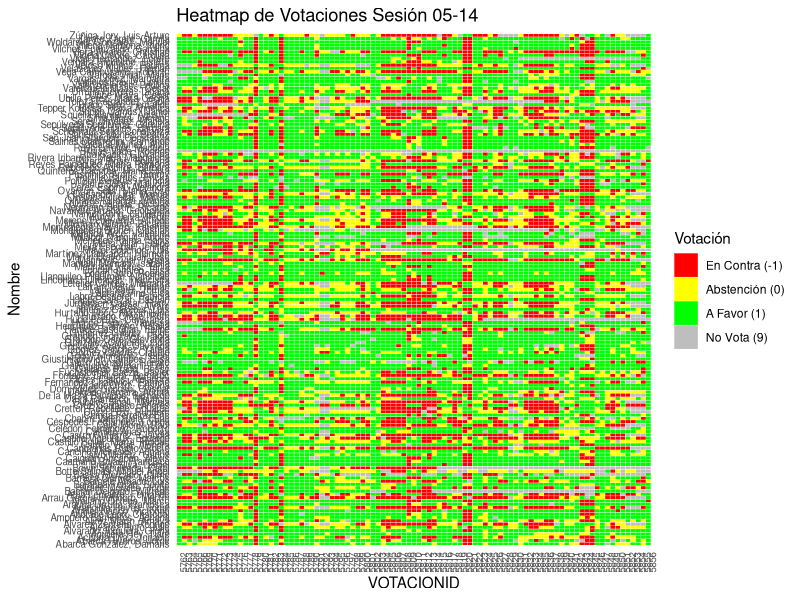
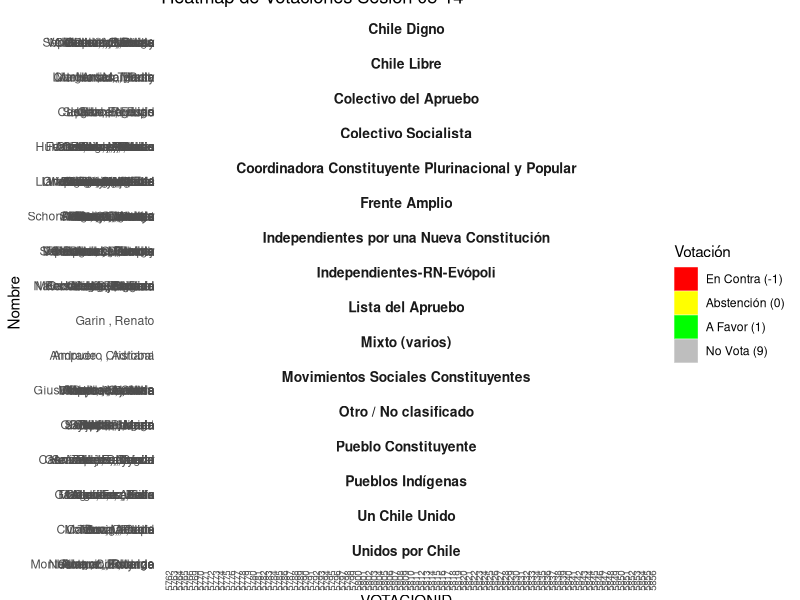

Source code (R) for these figures, in order:
#install.packages('dplyr')
#install.packages('readxl')
#install.packages('tidyr')
#install.packages('ggplot2')

# Load necessary libraries
library(readxl)
library(dplyr)

# Read the Excel file
#data <- read_excel('Comisión/25_sistema_politico.xls', col_names = FALSE)
data <- read_excel('Pleno/sesion_103.xls', col_names = FALSE)

# Identify rows where the first column contains "VOTACIONID"
start_indices <- which(data[[1]] == "VOTACIONID")

# Create a list to store blocks of data
blocks <- list()

# Loop through the start indices to separate the blocks
for (i in seq_along(start_indices)) {
  start_idx <- start_indices[i]
  end_idx <- ifelse(i < length(start_indices), start_indices[i + 1] - 1, nrow(data))
  
  # Extract the block and store it in the list
  block <- data[start_idx:end_idx, ]
  blocks[[i]] <- block
}

# Check the number of blocks created
length(blocks)

# Optional:
str(blocks)
str(blocks[[1]])


#------------------------------------------------------------------------------

# Load necessary libraries
library(dplyr)
library(ggplot2)

# Initialize an empty list to store processed data
votaciones_data <- list()

# Iterate over each block in the 'blocks' object
for (i in seq_along(blocks)) {
  block <- blocks[[i]]
  
  # Extract VOTACIONID and FECHA from the block
  votacion_id <- block[2, 1][[1]]  # VOTACIONID is in row 2, column 1
  fecha_raw <- block[2, 3][[1]]    # FECHA is in row 2, column 4
  
  # Extract only the date portion from FECHA
  fecha <- format(as.Date(substr(fecha_raw, 1, 10), format = "%d-%m-%Y"), "%m-%d")
  
  # Extract voting data starting from row 4 onwards
  voting_data <- block[-c(1:3), ]  # Remove metadata and header rows
  
  # Assign proper column names based on the structure
  colnames(voting_data) <- c("NA1","NOMBRE", "VOTACION", "NA2", "NA3", "NA4", "NA5", "NA6", "NA7")
  
  # Select relevant columns: NOMBRE and VOTACION
  temp_data <- voting_data %>%
    select(NOMBRE, VOTACION) %>%
    mutate(
      VOTACIONID = votacion_id,
      FECHA = fecha,
      VOTACION = case_when(
        VOTACION == "AFIRMATIVO" ~ 1,
        VOTACION == "ABSTENCION" ~ 0,
        VOTACION == "EN CONTRA" ~ -1,
        VOTACION == "NO VOTA" ~ 9,
        TRUE ~ NA_real_  # Handle unexpected values
      )
    )
  
  # Append to the list
  votaciones_data[[i]] <- temp_data
}

# Combine all blocks into a single data frame
votaciones_df <- do.call(rbind, votaciones_data)

#------------------------------------------------------------------------------
# Plot
#------------------------------------------------------------------------------

# Create a heatmap plot
ggplot(votaciones_df, aes(x = factor(VOTACIONID), y = NOMBRE, fill = factor(VOTACION))) +
  geom_tile(color = "white") +
  scale_fill_manual(
    values = c("-1" = "red", "0" = "yellow", "1" = "green", "9" = "gray"),
    name = "Votación",
    labels = c("En Contra (-1)", "Abstención (0)", "A Favor (1)", "No Vota (9)")
  ) +
  labs(
    title = paste("Heatmap de Votaciones Sesión", votaciones_df['FECHA'][[1]][1]),
    x = "VOTACIONID",
    y = "Nombre"
  ) +
  theme_minimal() +
  theme(
    axis.text.x = element_text(angle = 90, hjust = 1, size = 7),
    axis.text.y = element_text(size = 7)
  ) 

#------------------------------------------------------------------------------
# Coalitions
#------------------------------------------------------------------------------

votaciones_df['NOMBRE'][[1]][1:20]

# Transform NOMBRE in votaciones_df to extract first surname and first name 
transform_votaciones_names <- function(name) {
  parts <- unlist(strsplit(name, ", "))
  if (length(parts) == 2) {
    surnames <- unlist(strsplit(parts[1], " ")) # Split surnames
    first_surname <- surnames[1]               # Take only the first surname
    first_name <- unlist(strsplit(parts[2], " "))[1] # Take only the first name
    return(paste(first_surname, ",", first_name))
  }
  return(NA)
}

# Apply transformation to NOMBRE column in votaciones_df
votaciones_df$NOMBRE <- sapply(votaciones_df$NOMBRE, transform_votaciones_names)

# Frente Amplio
selected_names_FA <- c(
  "Damaris Abarca", "Ignacio Achurra", "Amaya Alvez", "Fernando Atria", 
  "Jorge Baradit", "Jaime Bassa", "Aurora Delgado", "Yarela Gómez", 
  "Jeniffer Mella", "María José Oyarzún", "Giovanna Roa", "Beatriz Sánchez", 
  "Constanza Schönhaut", "Mariela Serey", "Daniel Stingo", "Tatiana Urrutia", 
  "Christian Viera"
)

# Chile Digno
selected_names_CHD <- c(
  "Marcos Barraza", "Roberto Celedón", "Bessy Gallardo", "Paola Grandón",
  "Hugo Gutiérrez", "Valentina Miranda", "Nicolás Núñez", "Ericka Portilla",
  "Bárbara Sepúlveda", "Hernán Velásquez", "Carolina Videla"
)

# Coordinadora Constituyente Plurinacional y Popular
selected_names_CCPP <- c(
  "Victorino Antilef", "Marco Arellano", "Wilfredo Bacian", "Alexis Caiguan",
  "Eric Chinga", "Isabel Godoy", "Giovanna Grandón", "Elsa Labraña",
  "Francisca Linconao", "Natividad Llanquileo", "Tania Madriaga",
  "Ivanna Olivares", "Alejandra Pérez", "María Rivera", "Margarita Vargas",
  "Lisette Vergara", "Manuel Woldarsky"
)

# Colectivo Socialista
selected_names_CS <- c(
  "Julio Álvarez", "Carlos Calvo", "Adriana Cancino", "María Trinidad Castillo",
  "Andrés Cruz", "Patricio Fernández", "Claudio Gómez", "Maximiliano Hurtado",
  "Tomás Laibe", "Ricardo Montero", "Pedro Muñoz", "Matías Orellana",
  "Malucha Pinto", "Ramona Reyes", "César Valenzuela", "Mario Vargas"
)

# Independientes por una Nueva Constitución
selected_names_INC <- c(
  "Jorge Abarca", "Benito Baranda", "Lorena Céspedes", "Mauricio Daza",
  "Gaspar Domínguez", "Javier Fuchslocher", "Juan José Martin", "Helmuth Martínez",
  "Guillermo Namor", "Patricia Politzer", "Tammy Pustilnick", 
  "Carolina Sepúlveda", "Paulina Valenzuela"
)

# Movimientos Sociales Constituyentes
selected_names_MSC <- c(
  "Gloria Alvarado", "Alondra Carrillo", "Cristina Dorador", "Alejandra Flores",
  "Elisa Giustinianovich", "Vanessa Hoppe", "Bastián Labbé", "Janis Meneses",
  "María Elisa Quinteros", "Manuela Royo", "Alvin Saldaña", "Constanza San Juan",
  "Carolina Vilches"
)

# Independientes-RN-Evópoli
selected_names_IND_RN_EV <- c(
  "Raúl Celis", "Ruggero Cozzi", "Bernardo de la Maza", "Bernardo Fontaine",
  "Álvaro Jofré", "Patricia Labra", "Hernán Larraín Matte", "Luis Mayol",
  "Cristián Monckeberg", "Geoconda Navarrete", "Manuel Ossandón",
  "Bárbara Rebolledo", "Luciano Silva", "Angélica Tepper", "Roberto Vega",
  "Paulina Veloso"
)

# Pueblo Constituyente
selected_names_PC <- c(
  "Francisca Arauna", "Daniel Bravo", "Francisco Caamaño", "Dayyana González",
  "Natalia Henríquez", "Fernando Salinas", "César Uribe", "Loreto Vallejos",
  "Ingrid Villena", "Camila Zárate"
)

# Pueblos indígenas
selected_names_PI <- c(
  "Tiare Aguilera", "Rosa Catrileo", "Félix Galleguillos", "Lidia González",
  "Luis Jiménez", "Elisa Loncon", "Isabella Mamani", "Adolfo Millabur",
  "Fernando Tirado"
)

# Unidos por Chile
selected_names_UPC <- c(
  "Rodrigo Álvarez", "Jorge Arancibia", "Eduardo Cretton", "Constanza Hube",
  "Katerine Montealegre", "Ricardo Neumann", "Pollyana Rivera",
  "María Cecilia Ubilla"
)

# Colectivo del Apruebo
selected_names_CA <- c(
  "Luis Barceló", "Miguel Ángel Botto", "Eduardo Castillo", "Fuad Chahín",
  "Felipe Harboe", "Rodrigo Logan", "Agustín Squella"
)

# Un Chile Unido
selected_names_UCU <- c(
  "Carol Bown", "Claudia Castro", "Marcela Cubillos", "Felipe Mena",
  "Alfredo Moreno", "Pablo Toloza", "Luis Zúñiga"
)

# Chile Libre
selected_names_CL <- c(
  "Martín Arrau", "Rocío Cantuarias", "Ruth Hurtado", "Harry Jürgensen",
  "Margarita Letelier", "Teresa Marinovic"
)

# Somos Región
selected_names_SR <- c(
  "Raúl Celis", "Álvaro Jofré", "Luciano Silva", "Angélica Tepper",
  "Roberto Vega", "Paulina Veloso"
)

# Mixto (varios)
selected_names_MIX <- c(
  "Adriana Ampuero", "Cristóbal Andrade", "Rossana Vidal"
)

# Lista del Apruebo
selected_names_LA <- c(
  "Renato Garín"
)


# Función para transformar el formato ("Apellido, Nombre")
transform_selected_names <- function(name) {
  parts <- unlist(strsplit(name, " "))
  first_name <- parts[1]
  surname <- paste(parts[-1], collapse = " ") # Para incluir apellidos compuestos
  return(paste(surname, ",", first_name))
}

# Aplicar transformación a todos los conjuntos de nombres
selected_names_FA <- sapply(selected_names_FA, transform_selected_names)
selected_names_CHD <- sapply(selected_names_CHD, transform_selected_names)
selected_names_CCPP <- sapply(selected_names_CCPP, transform_selected_names)
selected_names_CS <- sapply(selected_names_CS, transform_selected_names)
selected_names_INC <- sapply(selected_names_INC, transform_selected_names)
selected_names_MSC <- sapply(selected_names_MSC, transform_selected_names)
selected_names_IND_RN_EV <- sapply(selected_names_IND_RN_EV, transform_selected_names)
selected_names_PC <- sapply(selected_names_PC, transform_selected_names)
selected_names_PI <- sapply(selected_names_PI, transform_selected_names)
selected_names_UPC <- sapply(selected_names_UPC, transform_selected_names)
selected_names_CA <- sapply(selected_names_CA, transform_selected_names)
selected_names_UCU <- sapply(selected_names_UCU, transform_selected_names)
selected_names_CL <- sapply(selected_names_CL, transform_selected_names)
selected_names_SR <- sapply(selected_names_SR, transform_selected_names)
selected_names_MIX <- sapply(selected_names_MIX, transform_selected_names)
selected_names_LA <- sapply(selected_names_LA, transform_selected_names)

# Load necessary libraries
library(stringi)

# Function to remove accents from a string
remove_accents <- function(text) {
  stri_trans_general(text, "Latin-ASCII")
}

# Apply the function to remove accents from NOMBRE in votaciones_df
votaciones_df$NOMBRE <- sapply(votaciones_df$NOMBRE, remove_accents)

# Apply the function to remove accents from all coalition lists
selected_names_FA <- sapply(selected_names_FA, remove_accents)
selected_names_CHD <- sapply(selected_names_CHD, remove_accents)
selected_names_CCPP <- sapply(selected_names_CCPP, remove_accents)
selected_names_CS <- sapply(selected_names_CS, remove_accents)
selected_names_INC <- sapply(selected_names_INC, remove_accents)
selected_names_MSC <- sapply(selected_names_MSC, remove_accents)
selected_names_IND_RN_EV <- sapply(selected_names_IND_RN_EV, remove_accents)
selected_names_PC <- sapply(selected_names_PC, remove_accents)
selected_names_PI <- sapply(selected_names_PI, remove_accents)
selected_names_UPC <- sapply(selected_names_UPC, remove_accents)
selected_names_CA <- sapply(selected_names_CA, remove_accents)
selected_names_UCU <- sapply(selected_names_UCU, remove_accents)
selected_names_CL <- sapply(selected_names_CL, remove_accents)
selected_names_SR <- sapply(selected_names_SR, remove_accents)
selected_names_MIX <- sapply(selected_names_MIX, remove_accents)
selected_names_LA <- sapply(selected_names_LA, remove_accents)

# Function to assign coalition
assign_coalition <- function(name) {
  if (name %in% selected_names_FA) { 
    return("FA") # Frente Amplio
  } else if (name %in% selected_names_CHD) { 
    return("CHD") # Chile Digno
  } else if (name %in% selected_names_CCPP) { 
    return("CCPP") # Coordinadora Constituyente Plurinacional y Popular
  } else if (name %in% selected_names_CS) { 
    return("CS") # Colectivo Socialista
  } else if (name %in% selected_names_INC) { 
    return("INC") # Independientes por una Nueva Constitución
  } else if (name %in% selected_names_MSC) { 
    return("MSC") # Movimientos Sociales Constituyentes
  } else if (name %in% selected_names_IND_RN_EV) { 
    return("IND-RN-EV") # Independientes-RN-Evópoli
  } else if (name %in% selected_names_PC) { 
    return("PC") # Pueblo Constituyente
  } else if (name %in% selected_names_PI) { 
    return("PI") # Pueblos Indígenas
  } else if (name %in% selected_names_UPC) { 
    return("UPC") # Unidos por Chile
  } else if (name %in% selected_names_CA) { 
    return("CA") # Colectivo del Apruebo
  } else if (name %in% selected_names_UCU) { 
    return("UCU") # Un Chile Unido
  } else if (name %in% selected_names_CL) { 
    return("CL") # Chile Libre
  } else if (name %in% selected_names_SR) { 
    return("SR") # Somos Región
  } else if (name %in% selected_names_MIX) { 
    return("MIX") # Mixto (varios)
  } else if (name %in% selected_names_LA) { 
    return("LA") # Lista del Apruebo
  } else {
    return("Other") # Otro / No clasificado
  }
}

# Adding new column to COALICION
votaciones_df <- votaciones_df %>%
  mutate(COALICION = sapply(NOMBRE, assign_coalition))

head(votaciones_df)
str(votaciones_df)

# OJOOOOOOO


"Zuniga , Arturo" %in% unique(votaciones_df$NOMBRE) # --> FALSE
"Zuniga , Luis" %in% unique(votaciones_df$NOMBRE) # --> TRUE

# ASÍ QUE HAY QUE VER CUÁLES SON LOS NOMBRES REALES DE ESTOS COMPARES


# -----------------------------------------------------------------------------

# Paso 1: Crear un diccionario de nombres completos
diccionario_coaliciones <- c(
  "FA" = "Frente Amplio",
  "CHD" = "Chile Digno",
  "CCPP" = "Coordinadora Constituyente Plurinacional y Popular",
  "CS" = "Colectivo Socialista",
  "INC" = "Independientes por una Nueva Constitución",
  "MSC" = "Movimientos Sociales Constituyentes",
  "IND-RN-EV" = "Independientes-RN-Evópoli",
  "PC" = "Pueblo Constituyente",
  "PI" = "Pueblos Indígenas",
  "UPC" = "Unidos por Chile",
  "CA" = "Colectivo del Apruebo",
  "UCU" = "Un Chile Unido",
  "CL" = "Chile Libre",
  "SR" = "Somos Región",
  "MIX" = "Mixto (varios)",
  "LA" = "Lista del Apruebo",
  "Other" = "Otro / No clasificado"
)

# Paso 2: Crear la nueva columna con nombres completos
votaciones_df <- votaciones_df %>%
  mutate(COALICION_COMPLETA = diccionario_coaliciones[COALICION])

# Paso 3: Generar el plot con los nombres completos
ggplot(votaciones_df, aes(x = factor(VOTACIONID), y = NOMBRE, fill = factor(VOTACION))) +
  geom_tile(color = "white") +
  scale_fill_manual(
    values = c("-1" = "red", "0" = "yellow", "1" = "green", "9" = "gray"),
    name = "Votación",
    labels = c("En Contra (-1)", "Abstención (0)", "A Favor (1)", "No Vota (9)")
  ) +
  facet_wrap(~COALICION_COMPLETA, scales = "free_y", ncol = 1) +  # Ahora usa nombres completos
  labs(
    title = paste("Heatmap de Votaciones Sesión", votaciones_df$FECHA[1]),
    x = "VOTACIONID",
    y = "Nombre"
  ) +
  theme_minimal() +
  theme(
    axis.text.x = element_text(angle = 90, hjust = 1, size = 7),
    strip.text = element_text(face = "bold", size = 10)  # Se verá mejor el nombre de cada coalición
  )
